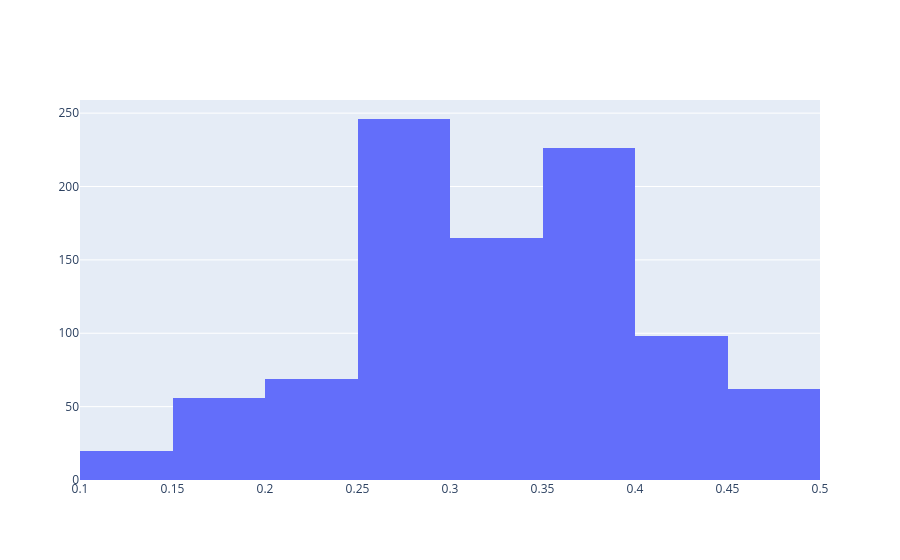

Here is the notebook cell this chart was saved with:
### Code cell
fig = go.Figure()

fig.add_trace(go.Histogram(x=df['pct'], nbinsx=12))

### Figure 1 — Plotly figure (JSON) as saved in the notebook; plotly's stock layout.template omitted (floating-point values rounded to 4 significant figures; data arrays with more than 128 entries replaced by an {"elided": "..."} marker saying what was removed)
{"data": [{"nbinsx": 12, "type": "histogram", "x": {"elided": "1000 float values"}}], "layout": {}}
